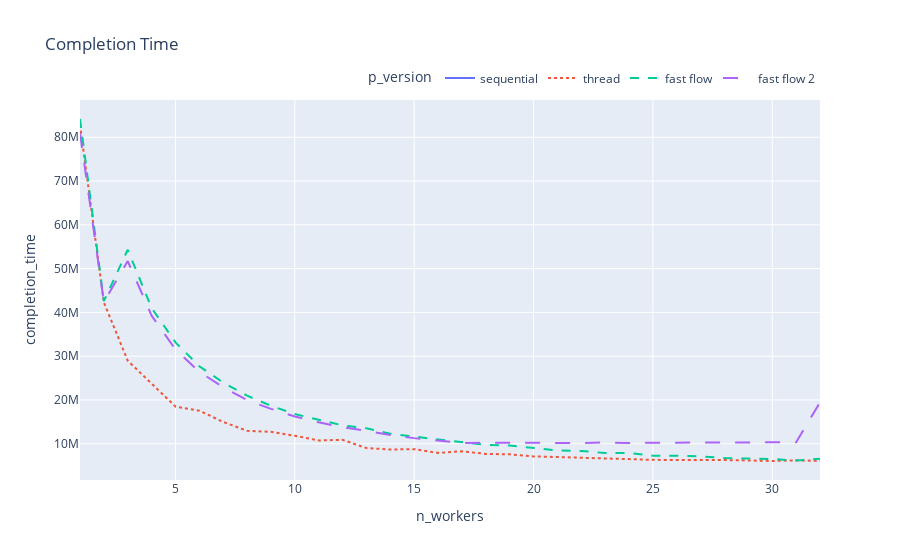

Notebook source saved alongside this figure:
### Code cell
fig = px.line(mean_time_df.drop(mean_time_df[mean_time_df['p_version']=='ideal'].index), x="n_workers", y="completion_time",color='p_version', title="Completion Time", line_dash='p_version') 
fig.update_layout(legend=dict(
    orientation="h",
    yanchor="bottom",
    y=1.02,
    xanchor="right",
    x=1
))
fig.show()

### Figure 1 — Plotly figure (JSON) as saved in the notebook; plotly's stock layout.template omitted (floating-point values rounded to 4 significant figures)
{"data": [{"hovertemplate": "p_version=sequential<br>n_workers=%{x}<br>completion_time=%{y}<extra></extra>", "legendgroup": "sequential", "line": {"color": "#636efa", "dash": "solid"}, "marker": {"symbol": "circle"}, "mode": "lines", "name": "sequential", "orientation": "v", "showlegend": true, "type": "scatter", "x": [1], "xaxis": "x", "y": [83510000.0], "yaxis": "y"}, {"hovertemplate": "p_version=thread<br>n_workers=%{x}<br>completion_time=%{y}<extra></extra>", "legendgroup": "thread", "line": {"color": "#EF553B", "dash": "dot"}, "marker": {"symbol": "circle"}, "mode": "lines", "name": "thread", "orientation": "v", "showlegend": true, "type": "scatter", "x": [1, 2, 3, 4, 5, 6, 7, 8, 9, 10, 11, 12, 13, 14, 15, 16, 17, 18, 19, 20, 21, 22, 23, 24, 25, 26, 27, 28, 29, 30, 31, 32], "xaxis": "x", "y": [82853928, 42273088, 28970000.0, 23759483, 18492520, 17560000.0, 14971653, 12954142, 12710000.0, 11830000.0, 10750000.0, 10890000.0, 9005031, 8680000.0, 8767000.0, 7905917, 8279000.0, 7676000.0, 7572444, 7113000.0, 6971141, 6831000.0, 6777853, 6485000.0, 6316601, 6352000.0, 6372815, 6276726, 6174859, 6057000.0, 6209548, 6085433], "yaxis": "y"}, {"hovertemplate": "p_version=fast flow<br>n_workers=%{x}<br>completion_time=%{y}<extra></extra>", "legendgroup": "fast flow", "line": {"color": "#00cc96", "dash": "dash"}, "marker": {"symbol": "circle"}, "mode": "lines", "name": "fast flow", "orientation": "v", "showlegend": true, "type": "scatter", "x": [1, 2, 3, 4, 5, 6, 7, 8, 9, 10, 11, 12, 13, 14, 15, 16, 17, 18, 19, 20, 21, 22, 23, 24, 25, 26, 27, 28, 29, 30, 31, 32], "xaxis": "x", "y": [84180000.0, 42576034, 54310000.0, 41015697, 33160000.0, 27690000.0, 23970000.0, 20970000.0, 18670000.0, 16770000.0, 15480000.0, 14210000.0, 13520000.0, 12296212, 11620000.0, 10980000.0, 10346284, 9744000.0, 9584000.0, 9054000.0, 8472000.0, 8360705, 7869388, 7909570, 7260978, 7252618, 7106317, 6730292, 6600197, 6495000.0, 6178000.0, 6553490], "yaxis": "y"}, {"hovertemplate": "p_version=fast flow 2<br>n_workers=%{x}<br>completion_time=%{y}<extra></extra>", "legendgroup": "fast flow 2", "line": {"color": "#ab63fa", "dash": "longdash"}, "marker": {"symbol": "circle"}, "mode": "lines", "name": "fast flow 2", "orientation": "v", "showlegend": true, "type": "scatter", "x": [1, 2, 3, 4, 5, 6, 7, 8, 9, 10, 11, 12, 13, 14, 15, 16, 17, 18, 19, 20, 21, 22, 23, 24, 25, 26, 27, 28, 29, 30, 31, 32], "xaxis": "x", "y": [80950000.0, 42390000.0, 51720000.0, 39255984, 31530000.0, 26440089, 22880000.0, 19960000.0, 17970000.0, 16222181, 14890000.0, 13751516, 12960000.0, 11983965, 11280000.0, 10690000.0, 10180000.0, 10240000.0, 10180000.0, 10224330, 10230000.0, 10168675, 10300000.0, 10166510, 10236629, 10225244, 10229969, 10273142, 10360000.0, 10316667, 10342772, 19456115], "yaxis": "y"}], "layout": {"legend": {"orientation": "h", "title": {"text": "p_version"}, "tracegroupgap": 0, "x": 1, "xanchor": "right", "y": 1.02, "yanchor": "bottom"}, "title": {"text": "Completion Time"}, "xaxis": {"anchor": "y", "domain": [0, 1], "title": {"text": "n_workers"}}, "yaxis": {"anchor": "x", "domain": [0, 1], "title": {"text": "completion_time"}}}}
